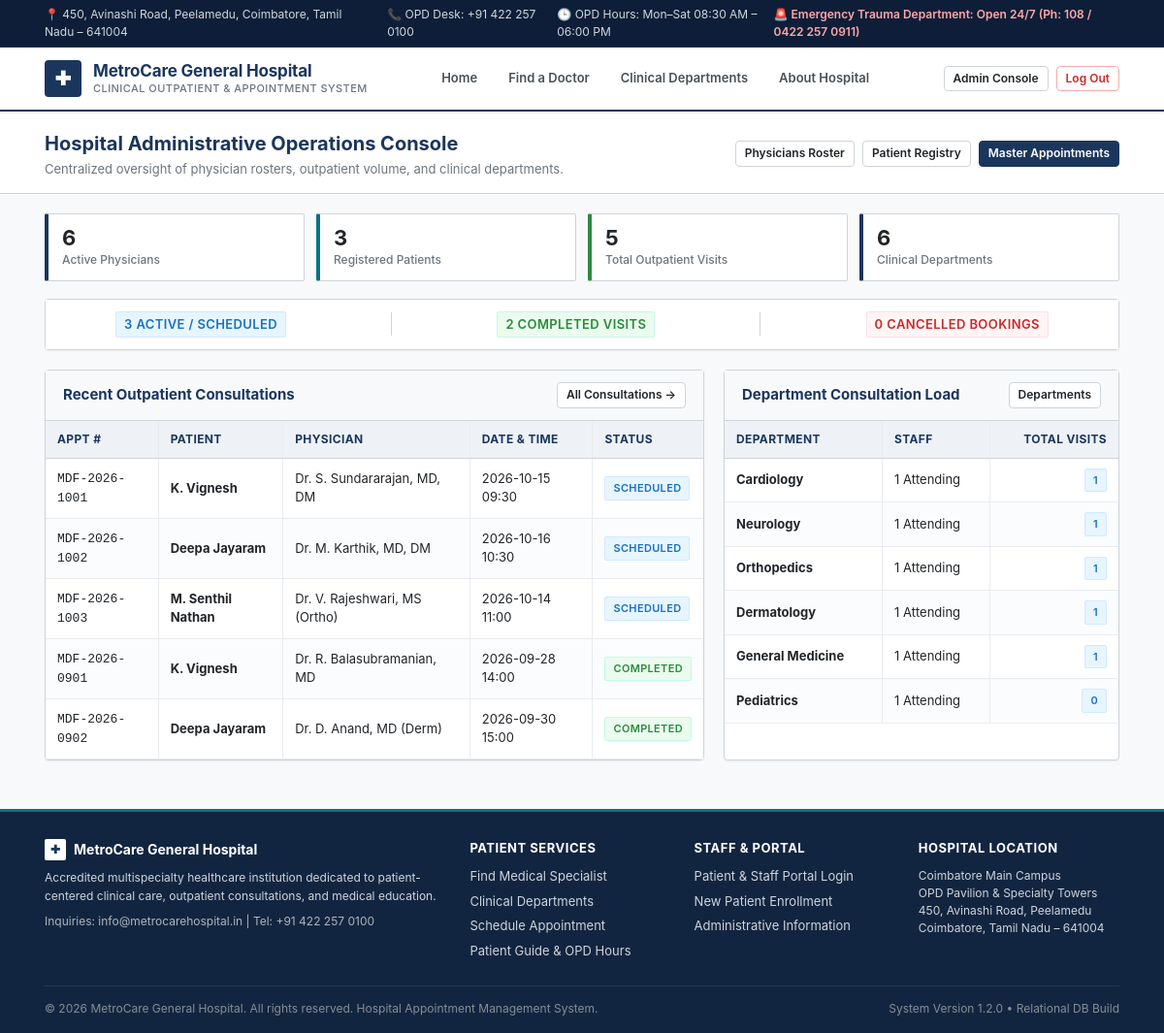
The page /admin/dashboard (signed in) on the database its author committed.
### tables this page shows
CREATE TABLE appointments (
        id INTEGER PRIMARY KEY AUTOINCREMENT,
        appointment_number TEXT UNIQUE NOT NULL,
        patient_id INTEGER NOT NULL,
        doctor_id INTEGER NOT NULL,
        appointment_date TEXT NOT NULL, -- YYYY-MM-DD
        appointment_time TEXT NOT NULL, -- HH:MM
        status TEXT NOT NULL DEFAULT 'Scheduled' CHECK(status IN ('Scheduled', 'Completed', 'Cancelled', 'Rescheduled')),
        symptoms TEXT,
        doctor_notes TEXT,
        prescription TEXT,
        created_at TIMESTAMP DEFAULT CURRENT_TIMESTAMP,
        updated_at TIMESTAMP DEFAULT CURRENT_TIMESTAMP,
        FOREIGN KEY (patient_id) REFERENCES patients(id) ON DELETE CASCADE,
        FOREIGN KEY (doctor_id) REFERENCES doctors(id) ON DELETE CASCADE,
        UNIQUE(doctor_id, appointment_date, appointment_time, status)
    );

CREATE TABLE users (
        id INTEGER PRIMARY KEY AUTOINCREMENT,
        role TEXT NOT NULL CHECK(role IN ('admin', 'doctor', 'patient')),
        email TEXT UNIQUE NOT NULL,
        password_hash TEXT NOT NULL,
        full_name TEXT NOT NULL,
        phone TEXT,
        created_at TIMESTAMP DEFAULT CURRENT_TIMESTAMP
    );

CREATE TABLE departments (
        id INTEGER PRIMARY KEY AUTOINCREMENT,
        name TEXT UNIQUE NOT NULL,
        icon TEXT NOT NULL,
        description TEXT NOT NULL
    );

### app/admin.py (the view)
@admin_bp.route('/dashboard')
@login_required(role='admin')
def dashboard():
    conn = get_db_connection()
    total_doctors = conn.execute("SELECT COUNT(*) FROM doctors").fetchone()[0]
    total_patients = conn.execute("SELECT COUNT(*) FROM patients").fetchone()[0]
    total_appointments = conn.execute("SELECT COUNT(*) FROM appointments").fetchone()[0]
    total_departments = conn.execute("SELECT COUNT(*) FROM departments").fetchone()[0]
    scheduled_count = conn.execute("SELECT COUNT(*) FROM appointments WHERE status = 'Scheduled'").fetchone()[0]
    completed_count = conn.execute("SELECT COUNT(*) FROM appointments WHERE status = 'Completed'").fetchone()[0]
    cancelled_count = conn.execute("SELECT COUNT(*) FROM appointments WHERE status = 'Cancelled'").fetchone()[0]
    recent_appts = conn.execute("""
        SELECT a.*, p_u.full_name as patient_name, d_u.full_name as doctor_name, dept.name as department_name
        FROM appointments a
        JOIN patients p ON a.patient_id = p.id
        JOIN users p_u ON p.user_id = p_u.id
        JOIN doctors d ON a.doctor_id = d.id
        JOIN users d_u ON d.user_id = d_u.id
        JOIN departments dept ON d.department_id = dept.id
        ORDER BY a.created_at DESC
        LIMIT 8
    """).fetchall()
    dept_stats = conn.execute("""
        SELECT dept.name, COUNT(d.id) as doctor_count, COUNT(a.id) as appt_count
        FROM departments dept
        LEFT JOIN doctors d ON dept.id = d.department_id
        LEFT JOIN appointments a ON d.id = a.doctor_id
        GROUP BY dept.id
        ORDER BY appt_count DESC
    """).fetchall()
    conn.close()
    return render_template('admin/dashboard.html',
                           total_doctors=total_doctors,
                           total_patients=total_patients,
                           total_appointments=total_appointments,
                           total_departments=total_departments,
                           scheduled_count=scheduled_count,
                           completed_count=completed_count,
                           cancelled_count=cancelled_count,
                           recent_appts=recent_appts,
                           dept_stats=dept_stats)

### app/auth.py (called while the page is built, shortened)
def login_required(role=None):
    def decorator(f):
        @wraps(f)
        def decorated_function(*args, **kwargs):
            if 'user_id' not in session:
                flash('Please log in to access this page.', 'warning')
                return redirect(url_for('auth.login', next=request.path))
            return f(*args, **kwargs)
        return decorated_function
    return decorator

### app/database.py (called while the page is built)
def get_db_connection():
    from flask import current_app
    db_file = DB_PATH
    try:
        if current_app and 'DATABASE' in current_app.config:
            db_file = current_app.config['DATABASE']
    except RuntimeError:
        pass
    conn = sqlite3.connect(db_file)
    conn.row_factory = sqlite3.Row
    conn.execute("PRAGMA foreign_keys = ON")
    return conn

### app/templates/admin/dashboard.html (shortened to what this page needs)
{% extends 'base.html' %}
{% block content %}
<div class="page-title-bar">
  <div class="container">
    <div>
      <h1 class="page-heading">Hospital Administrative Operations Console</h1>
      <div class="page-subheading">Centralized oversight of physician rosters, outpatient volume, and clinical departments.</div>
    </div>
    <div style="display: flex; gap: 8px;">
      <a href="{{ url_for('admin.doctors') }}" class="btn btn-secondary btn-sm">Physicians Roster</a>
      <a href="{{ url_for('admin.patients') }}" class="btn btn-secondary btn-sm">Patient Registry</a>
      <a href="{{ url_for('admin.appointments') }}" class="btn btn-primary btn-sm">Master Appointments</a>
    </div>
  </div>
</div>
<div class="container" style="padding-bottom: 30px;">
  <div class="kpi-strip">
    <div class="kpi-box">
      <div class="kpi-number">{{ total_doctors }}</div>
      <div class="kpi-label">Active Physicians</div>
    </div>
    <div class="kpi-box teal">
      <div class="kpi-number">{{ total_patients }}</div>
      <div class="kpi-label">Registered Patients</div>
    </div>
    <div class="kpi-box green">
      <div class="kpi-number">{{ total_appointments }}</div>
      <div class="kpi-label">Total Outpatient Visits</div>
    </div>
    <div class="kpi-box">
      <div class="kpi-number">{{ total_departments }}</div>
      <div class="kpi-label">Clinical Departments</div>
    </div>
  </div>
  <div class="hospital-panel" style="margin-bottom: 20px;">
    <div class="panel-body" style="padding: 12px 18px; display: flex; justify-content: space-around; align-items: center; background-color: #FFFFFF;">
      <div style="text-align: center;">
        <span class="status-badge status-scheduled" style="font-size: 13px;">{{ scheduled_count }} Active / Scheduled</span>
      </div>
      <div style="text-align: center;">
        <span class="status-badge status-completed" style="font-size: 13px;">{{ completed_count }} Completed Visits</span>
      </div>
      <div style="text-align: center;">
        <span class="status-badge status-cancelled" style="font-size: 13px;">{{ cancelled_count }} Cancelled Bookings</span>
      </div>
    </div>
  </div>
  <div style="display: grid; grid-template-columns: 2fr 1.2fr; gap: 20px;">
    <div class="hospital-panel">
      <div class="panel-header">
        <h2 class="panel-title">Recent Outpatient Consultations</h2>
        <a href="{{ url_for('admin.appointments') }}" class="btn btn-secondary btn-sm">All Consultations &rarr;</a>
      </div>
      <div class="table-wrapper" style="border: none;">
        <table class="hospital-table">
          <thead>
            <tr>
              <th>Appt #</th>
              <th>Patient</th>
              <th>Physician</th>
              <th>Date & Time</th>
              <th>Status</th>
            </tr>
          </thead>
          <tbody>
            {% for a in recent_appts %}
            <tr>
              <td><code>{{ a.appointment_number }}</code></td>
              <td><strong>{{ a.patient_name }}</strong></td>
              <td>{{ a.doctor_name }}</td>
              <td>{{ a.appointment_date }} {{ a.appointment_time }}</td>
              <td><span class="status-badge status-{{ a.status|lower }}">{{ a.status }}</span></td>
            </tr>
            {% endfor %}
          </tbody>
        </table>
      </div>
    </div>
    <div class="hospital-panel">
      <div class="panel-header">
        <h2 class="panel-title">Department Consultation Load</h2>
        <a href="{{ url_for('admin.departments') }}" class="btn btn-secondary btn-sm">Departments</a>
      </div>
      <div class="table-wrapper" style="border: none;">
        <table class="hospital-table">
          <thead>
            <tr>
              <th>Department</th>
              <th>Staff</th>
              <th style="text-align: right;">Total Visits</th>
            </tr>
          </thead>
          <tbody>
            {% for d in dept_stats %}
            <tr>
              <td><strong>{{ d.name }}</strong></td>
              <td>{{ d.doctor_count }} Attending</td>
              <td style="text-align: right;">
                <span class="status-badge status-scheduled">{{ d.appt_count }}</span>
              </td>
            </tr>
            {% endfor %}
          </tbody>
        </table>
      </div>
    </div>
  </div>
</div>
{% endblock %}

### rows shown on the page
appointments: appointment_number "MDF-2026-1001", patient_name "K. Vignesh", doctor_name "Dr. S. Sundararajan, MD, DM", appointment_date "2026-10-15", appointment_time "09:30", status "SCHEDULED"
appointments: appointment_number "MDF-2026-1002", patient_name "Deepa Jayaram", doctor_name "Dr. M. Karthik, MD, DM", appointment_date "2026-10-16", appointment_time "10:30", status "SCHEDULED"
appointments: appointment_number "MDF-2026-1003", patient_name "M. Senthil Nathan", doctor_name "Dr. V. Rajeshwari, MS (Ortho)", appointment_date "2026-10-14", appointment_time "11:00", status "SCHEDULED"
appointments: appointment_number "MDF-2026-0901", patient_name "K. Vignesh", doctor_name "Dr. R. Balasubramanian, MD", appointment_date "2026-09-28", appointment_time "14:00", status "COMPLETED"
appointments: appointment_number "MDF-2026-0902", patient_name "Deepa Jayaram", doctor_name "Dr. D. Anand, MD (Derm)", appointment_date "2026-09-30", appointment_time "15:00", status "COMPLETED"
departments: name "Cardiology", doctor_count "1", appt_count "1"
departments: name "Neurology", doctor_count "1", appt_count "1"
departments: name "Orthopedics", doctor_count "1", appt_count "1"
departments: name "Dermatology", doctor_count "1", appt_count "1"
departments: name "General Medicine", doctor_count "1", appt_count "1"
departments: name "Pediatrics", doctor_count "1", appt_count "0"

### other values the page prints
{{ total_doctors }} "6"
{{ total_patients }} "3"
{{ total_appointments }} "5"
{{ total_departments }} "6"
{{ scheduled_count }} "3"
{{ completed_count }} "2"
{{ cancelled_count }} "0"
